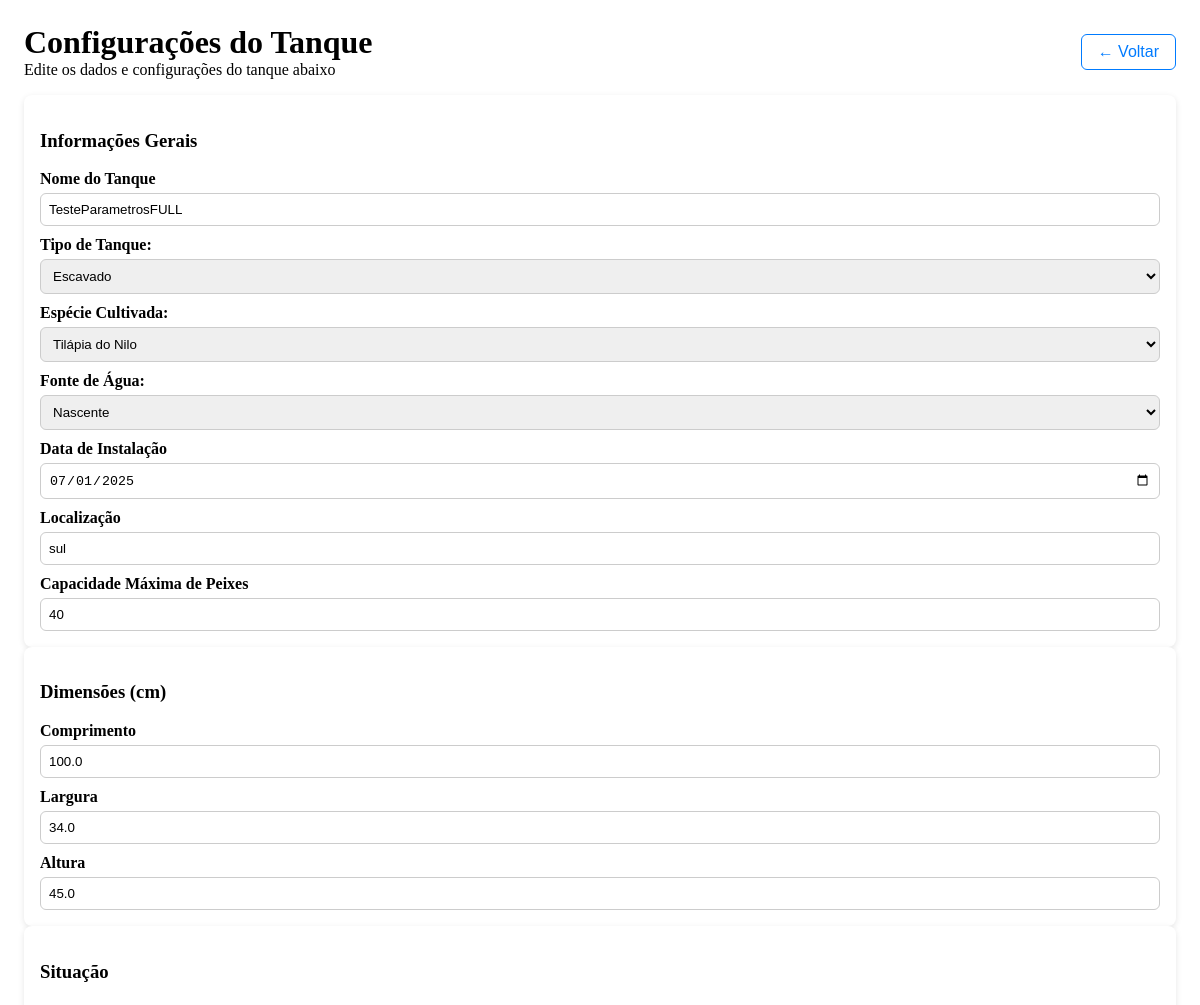
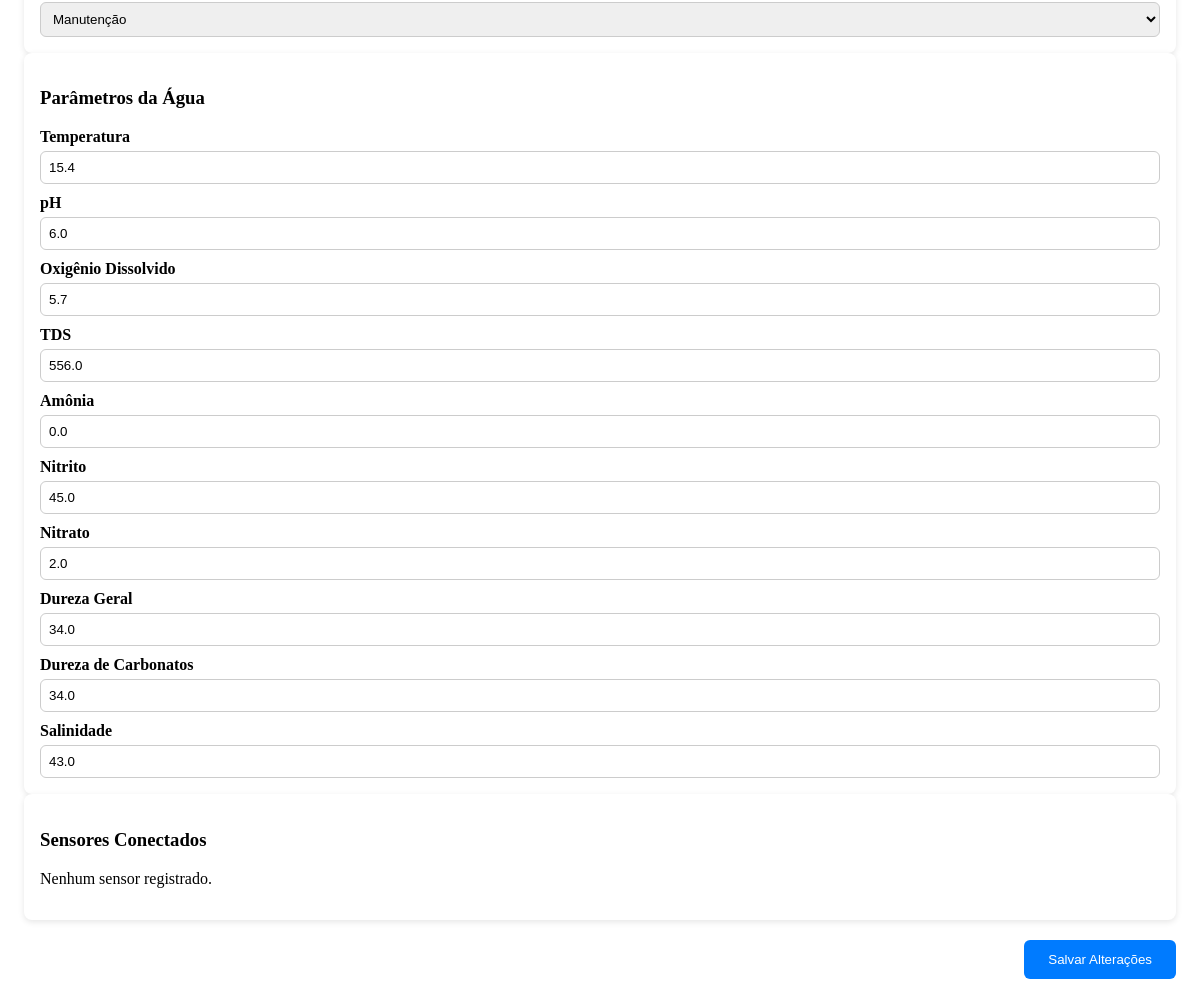
Before: /tanque/1/configuracoes/ with the older database file (2 pictures, top to bottom).
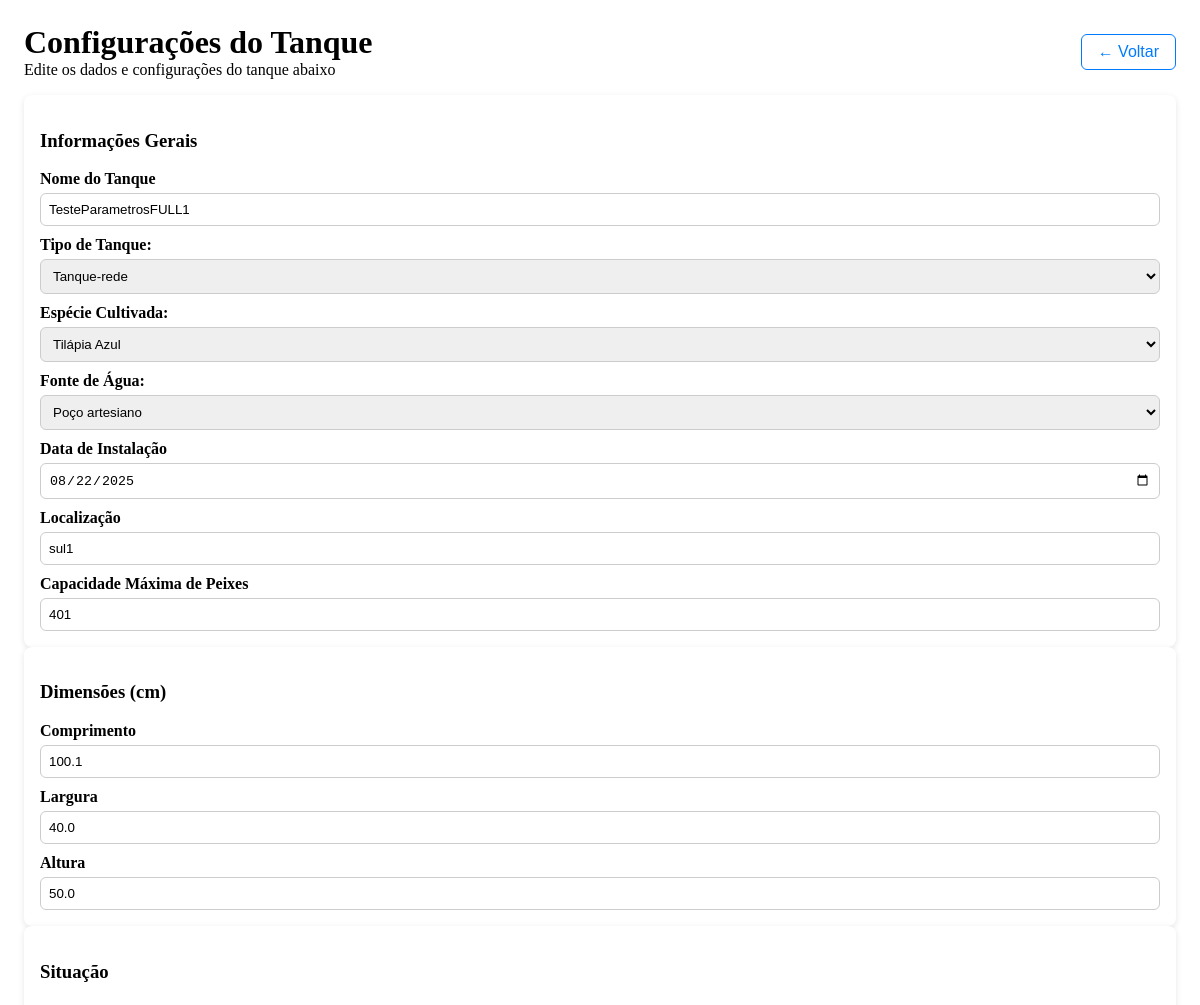
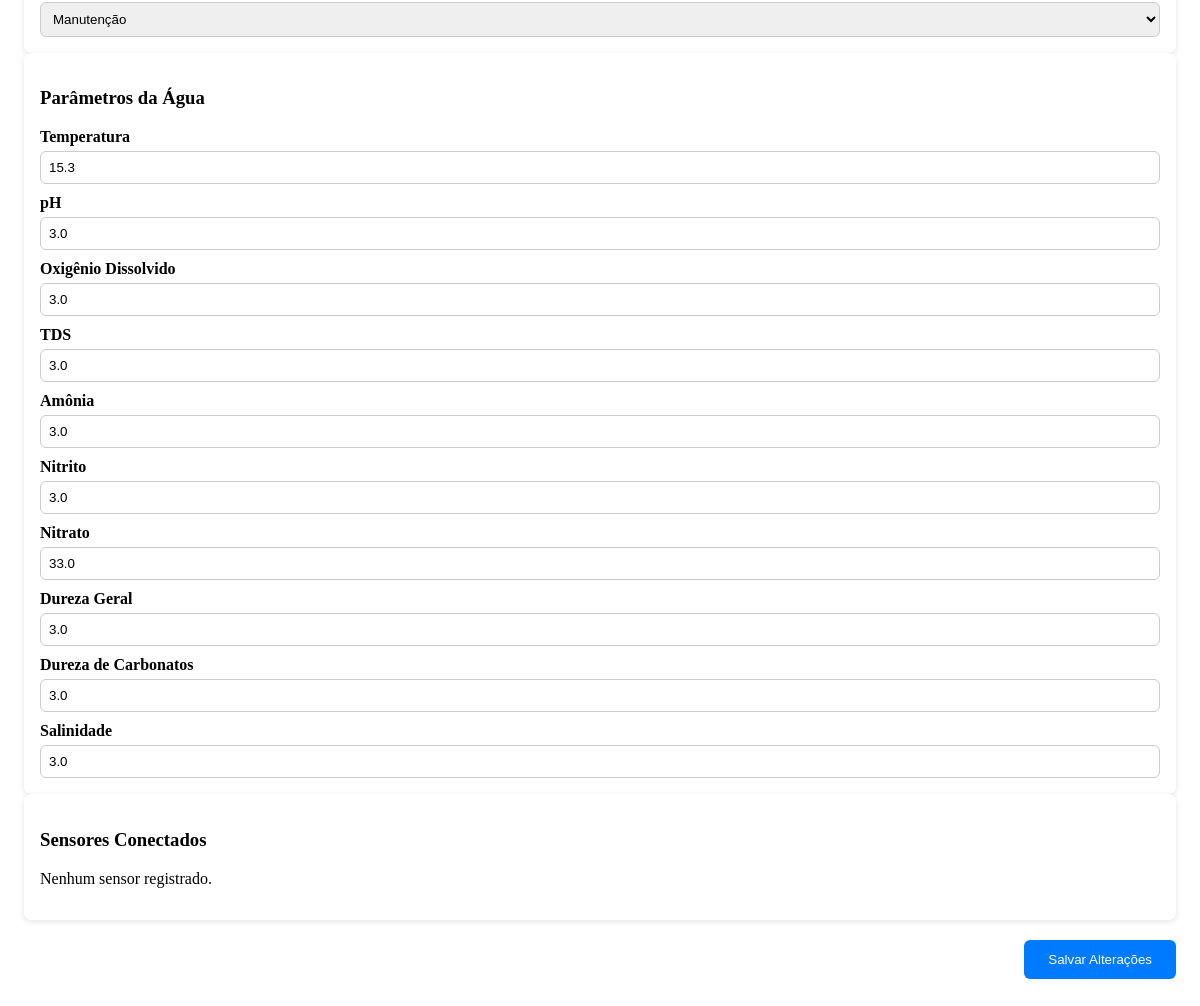
After: the same page with the newer database file (2 pictures, top to bottom).
### core/models.py (models this page shows, shortened)
class Tanque(models.Model):
    TIPO_CHOICES = [
        ('Escavado', 'Escavado'),
        ('Tanque-rede', 'Tanque-rede'),
        ('Alvenaria', 'Alvenaria'),
        ('Fibra de vidro', 'Fibra de vidro'),
        ('Outro', 'Outro'),
    ]
    ESPECIE_CHOICES = [
        ('Tilápia do Nilo (Oreochromis niloticus)', 'Tilápia do Nilo'),
        ('Tilápia Azul (Oreochromis aureus)', 'Tilápia Azul'),
        ('Tilápia de Moçambique (Oreochromis mossambicus)', 'Tilápia de Moçambique'),
        ('Tilápia de Zanzibar (Oreochromis hornorum)', 'Tilápia de Zanzibar'),
        ('Outro', 'Outro'),
    ]
    FONTE_CHOICES = [
        ('Nascente', 'Nascente'),
        ('Poço artesiano', 'Poço artesiano'),
        ('Rio', 'Rio'),
        ('Abastecimento público', 'Abastecimento público'),
        ('Outro', 'Outro'),
    ]
    SITUACAO_CHOICES = [
        ('Ativo', 'Ativo'),
        ('Manutenção', 'Manutenção'),
        ('Inativo', 'Inativo'),
    ]
    usuario = models.ForeignKey(Usuario, on_delete=models.CASCADE, related_name="tanques")
    nome = models.CharField(max_length=100)
    comprimento = models.FloatField()
    largura = models.FloatField()
    altura = models.FloatField()
    capacidade_maxima = models.PositiveIntegerField(null=True, blank=True)
    tipo = models.CharField(max_length=20, choices=TIPO_CHOICES)
    especie_cultivada = models.CharField(max_length=80, choices=ESPECIE_CHOICES)
    data_instalacao = models.DateField(null=True, blank=True)
    localizacao = models.CharField(max_length=255, blank=True)
    fonte_agua = models.CharField(max_length=30, choices=FONTE_CHOICES, blank=True)
    situacao = models.CharField(max_length=20, choices=SITUACAO_CHOICES)
    temperatura = models.FloatField(null=True, blank=True)
    ph = models.FloatField(null=True, blank=True)
    oxigenio = models.FloatField(null=True, blank=True)
    tds = models.FloatField(null=True, blank=True)
    amonia = models.FloatField(null=True, blank=True)
    nitrito = models.FloatField(null=True, blank=True)
    nitrato = models.FloatField(null=True, blank=True)
    dureza_geral = models.FloatField(null=True, blank=True)
    dureza_carbonatos = models.FloatField(null=True, blank=True)
    salinidade = models.FloatField(null=True, blank=True)

### core/views.py (the view)
# urls.py: path('tanque/<int:tanque_id>/configuracoes/', views.configuracoes_tanque, name='configuracoes_tanque'),
def configuracoes_tanque(request, tanque_id):
    tanque = get_object_or_404(Tanque, id=tanque_id)
    return render(request, 'front/configuracoes_tanque.html', {
        'tanque': tanque,
    })

### core/templates/front/configuracoes_tanque.html (shortened to what this page needs)
 {% load static %}
<div class="dashboard-content-wrapper"
  style="padding: 1rem; width: 100%; max-width: none; margin: auto; display: flex; flex-direction: column; min-height: 80vh; box-sizing: border-box;">
  <div class="top-header"
    style="display: flex; justify-content: space-between; align-items: center; margin-bottom: 1rem; flex-wrap: wrap; gap: 0.5rem;">
    <div>
      <h1 style="margin: 0;">Configurações do Tanque</h1>
      <p style="margin: 0;">Edite os dados e configurações do tanque abaixo</p>
    </div>
    <button onclick="voltarParaTanques()"
      style="padding: 0.5rem 1rem; font-size: 1rem; cursor: pointer; border-radius: 6px; border: 1px solid #007bff; background: white; color: #007bff; transition: background-color 0.3s;">
      ← Voltar
    </button>
  </div>
  <form id="form-configuracoes" method="post" action="{% url 'salvar_configuracoes_tanque' tanque.id %}" onsubmit="event.preventDefault(); enviarFormulario();">
    <div class="card-box" style="background: white; border-radius: 8px; padding: 1rem; box-shadow: 0 2px 6px rgba(0,0,0,0.1);">
      <h3>Informações Gerais</h3>
      <label>Nome do Tanque</label>
      <input type="text" name="nome" value="{{ tanque.nome }}" required>
      <label for="tipo">Tipo de Tanque:</label>
      <select id="tipo" name="tipo" required>
        <option value="Escavado" {% if tanque.tipo == "Escavado" %}selected{% endif %}>Escavado</option>
        <option value="Tanque-rede" {% if tanque.tipo == "Tanque-rede" %}selected{% endif %}>Tanque-rede</option>
      </select>
      <label for="especie_cultivada">Espécie Cultivada:</label>
      <select id="especie_cultivada" name="especie_cultivada" required>
        <option value="Tilápia do Nilo (Oreochromis niloticus)" {% if tanque.especie_cultivada == "Tilápia do Nilo (Oreochromis niloticus)" %}selected{% endif %}>Tilápia do Nilo</option>
        <option value="Tilápia Azul (Oreochromis aureus)" {% if tanque.especie_cultivada == "Tilápia Azul (Oreochromis aureus)" %}selected{% endif %}>Tilápia Azul</option>
      </select>
      <label for="fonte_agua">Fonte de Água:</label>
      <select id="fonte_agua" name="fonte_agua" required>
        <option value="Nascente" {% if tanque.fonte_agua == "Nascente" %}selected{% endif %}>Nascente</option>
        <option value="Poço artesiano" {% if tanque.fonte_agua == "Poço artesiano" %}selected{% endif %}>Poço artesiano</option>
      </select>
      <label>Data de Instalação</label>
      <input type="date" name="data_instalacao" value="{{ tanque.data_instalacao|date:'Y-m-d' }}">
      <label>Localização</label>
      <input type="text" name="localizacao" value="{{ tanque.localizacao }}">
      <label>Capacidade Máxima de Peixes</label>
      <input type="number" name="capacidade_maxima" value="{{ tanque.capacidade_maxima }}">
    </div>
    <div class="card-box" style="background: white; border-radius: 8px; padding: 1rem; box-shadow: 0 2px 6px rgba(0,0,0,0.1);">
      <h3>Dimensões (cm)</h3>
      <label>Comprimento</label>
      <input type="number" step="0.1" name="comprimento" value="{{ tanque.comprimento }}">
      <label>Largura</label>
      <input type="number" step="0.1" name="largura" value="{{ tanque.largura }}">
      <label>Altura</label>
      <input type="number" step="0.1" name="altura" value="{{ tanque.altura }}">
    </div>
    <div class="card-box" style="background: white; border-radius: 8px; padding: 1rem; box-shadow: 0 2px 6px rgba(0,0,0,0.1);">
      <h3>Situação</h3>
      <select name="situacao">
        <option value="Manutenção" {% if tanque.situacao == 'Manutenção' %}selected{% endif %}>Manutenção</option>
      </select>
    </div>
    <div class="card-box" style="background: white; border-radius: 8px; padding: 1rem; box-shadow: 0 2px 6px rgba(0,0,0,0.1);">
      <h3>Parâmetros da Água</h3>
      <label>Temperatura</label>
      <input type="number" step="0.1" name="temperatura" value="{{ tanque.temperatura }}">
      <label>pH</label>
      <input type="number" step="0.1" name="ph" value="{{ tanque.ph }}">
      <label>Oxigênio Dissolvido</label>
      <input type="number" step="0.1" name="oxigenio" value="{{ tanque.oxigenio }}">
      <label>TDS</label>
      <input type="number" step="0.1" name="tds" value="{{ tanque.tds }}">
      <label>Amônia</label>
      <input type="number" step="0.1" name="amonia" value="{{ tanque.amonia }}">
      <label>Nitrito</label>
      <input type="number" step="0.1" name="nitrito" value="{{ tanque.nitrito }}">
      <label>Nitrato</label>
      <input type="number" step="0.1" name="nitrato" value="{{ tanque.nitrato }}">
      <label>Dureza Geral</label>
      <input type="number" step="0.1" name="dureza_geral" value="{{ tanque.dureza_geral }}">
      <label>Dureza de Carbonatos</label>
      <input type="number" step="0.1" name="dureza_carbonatos" value="{{ tanque.dureza_carbonatos }}">
      <label>Salinidade</label>
      <input type="number" step="0.1" name="salinidade" value="{{ tanque.salinidade }}">
    </div>
    <div class="card-box" style="background: white; border-radius: 8px; padding: 1rem; box-shadow: 0 2px 6px rgba(0,0,0,0.1);">
      <h3>Sensores Conectados</h3>
      {% for sensor in sensores %}
        <p><strong>{{ sensor.tipo }}</strong> - Pino {{ sensor.pino }} - ESP: {{ sensor.esp32.nome }}</p>
      {% empty %}
        <p>Nenhum sensor registrado.</p>
      {% endfor %}
    </div>
    <div style="margin-top: 20px; text-align: right;">
      <button type="submit" style="padding: 12px 24px; background: #007bff; color: white; border: none; border-radius: 6px; cursor: pointer;">
        Salvar Alterações
      </button>
    </div>
  </form>
</div>

### core/templates/front/configuracoes_tanque.html (style rules this page uses)
form label { display: block; margin-top: 10px; font-weight: bold; }
form input, form select { width: 100%; padding: 8px; border-radius: 6px; border: 1px solid #ccc; margin-top: 5px; box-sizing: border-box; }

Changed rows visible on the page:
changed Tanque "Manutenção": nome "TesteParametrosFULL" → "TesteParametrosFULL1"; tipo "Escavado" → "Tanque-rede"; especie_cultivada "Tilápia do Nilo" → "Tilápia Azul"; fonte_agua "Nascente" → "Poço artesiano"; data_instalacao "07/01/2025" → "08/22/2025"; localizacao "sul" → "sul1"; capacidade_maxima "40" → "401"; comprimento "100.0" → "100.1"; largura "34.0" → "40.0"; altura "45.0" → "50.0"; temperatura "15.4" → "15.3"; ph "6.0" → "3.0"; oxigenio "5.7" → "3.0"; tds "556.0" → "3.0"; amonia "0.0" → "3.0"; nitrito "45.0" → "3.0"; nitrato "2.0" → "33.0"; dureza_geral "34.0" → "3.0"; dureza_carbonatos "34.0" → "3.0"; salinidade "43.0" → "3.0"
